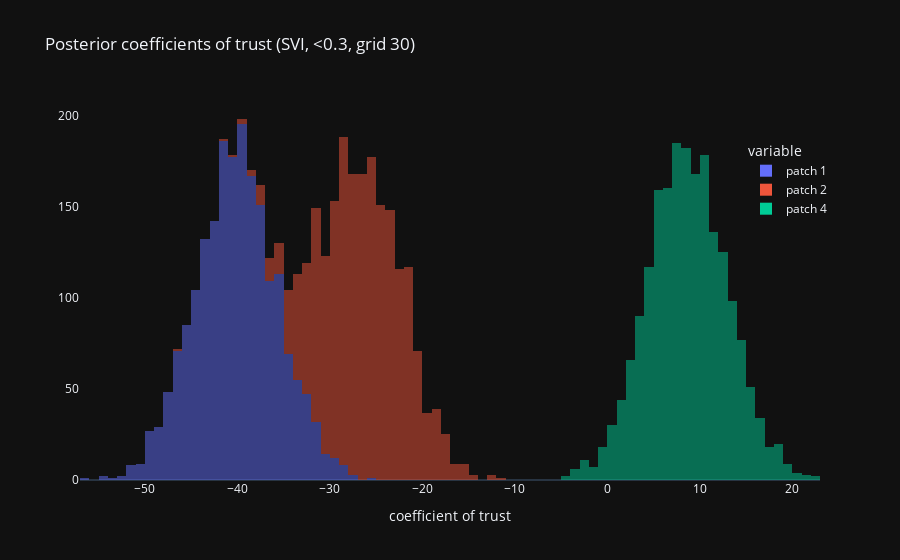

Source (notebook cell):
### Code cell
plot_coefs(post30low, "<0.3", 30)

### Figure 1 — Plotly figure (JSON) as saved in the notebook; plotly's stock layout.template omitted (floating-point values rounded to 4 significant figures; data arrays with more than 128 entries replaced by an {"elided": "..."} marker saying what was removed)
{"data": [{"alignmentgroup": "True", "bingroup": "x", "hovertemplate": "variable=patch 1<br>value=%{x}<br>count=%{y}<extra></extra>", "legendgroup": "patch 1", "marker": {"color": "#636efa", "opacity": 0.5, "pattern": {"shape": ""}}, "name": "patch 1", "nbinsx": 90, "offsetgroup": "patch 1", "orientation": "v", "showlegend": true, "type": "histogram", "x": {"elided": "2000 float values"}, "xaxis": "x", "yaxis": "y"}, {"alignmentgroup": "True", "bingroup": "x", "hovertemplate": "variable=patch 2<br>value=%{x}<br>count=%{y}<extra></extra>", "legendgroup": "patch 2", "marker": {"color": "#EF553B", "opacity": 0.5, "pattern": {"shape": ""}}, "name": "patch 2", "nbinsx": 90, "offsetgroup": "patch 2", "orientation": "v", "showlegend": true, "type": "histogram", "x": {"elided": "2000 float values"}, "xaxis": "x", "yaxis": "y"}, {"alignmentgroup": "True", "bingroup": "x", "hovertemplate": "variable=patch 4<br>value=%{x}<br>count=%{y}<extra></extra>", "legendgroup": "patch 4", "marker": {"color": "#00cc96", "opacity": 0.5, "pattern": {"shape": ""}}, "name": "patch 4", "nbinsx": 90, "offsetgroup": "patch 4", "orientation": "v", "showlegend": true, "type": "histogram", "x": {"elided": "2000 float values"}, "xaxis": "x", "yaxis": "y"}], "layout": {"barmode": "relative", "legend": {"title": {"text": "variable"}, "tracegroupgap": 0, "x": 0.9, "xanchor": "left", "y": 0.9, "yanchor": "top"}, "title": {"text": "Posterior coefficients of trust (SVI, <0.3, grid 30)"}, "xaxis": {"anchor": "y", "domain": [0, 1], "title": {"text": "coefficient of trust"}}, "yaxis": {"anchor": "x", "domain": [0, 1], "showgrid": false, "title": {"text": ""}}}}
